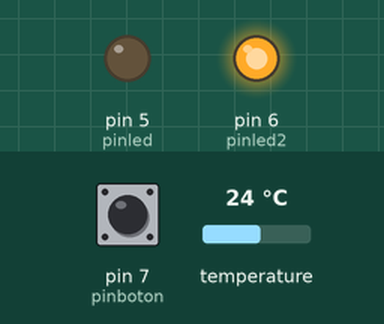
A sketch run on a simulated Arduino Uno, built with avr-gcc and run on an emulated ATmega328P. On the bench: output pins drawn as LEDs (lit = HIGH). The test bench sets the inputs (shaded band); at power-on: pin 7 (pinboton) LOW, temperature 24 °C. Storage starts empty.

Above: at 2.2 s.
2.3 s: pin 7 (pinboton) pulled HIGH for 0.15 s
At 2.8 s:
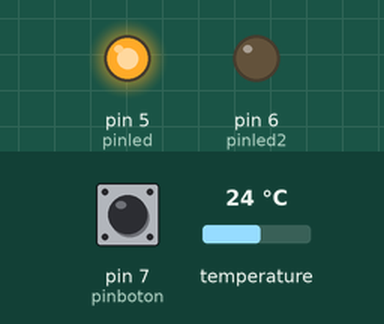
5.4 s: pin 7 (pinboton) pulled HIGH for 1 s
At 8.3 s:
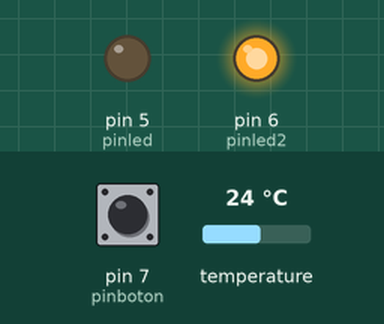
8.6 s: pin 7 (pinboton) pulled HIGH for 3.2 s
At 9.9 s:
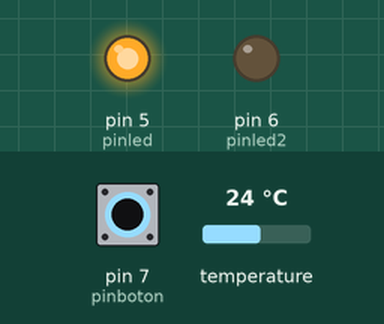
Timing chart, 0 to 13.6 s (numbered marks = the images above; inputs shaded):
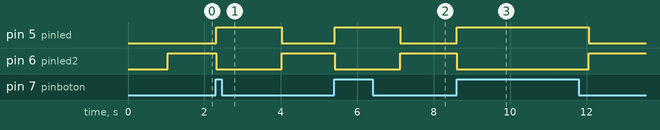

The sketch:

switchtempyalarma.ino
```cpp
#include <OneWire.h>
#include <DallasTemperature.h>
#include <SD.h>

File myFile;
OneWire ourWire(2);                //Se establece el pin 2  como bus OneWire
DallasTemperature sensors(&ourWire); //Se declara una variable u objeto para nuestro sensor

int pinled = 5;            //led leer temperaturas
int pinled2 = 6;           //led pausa lectura
int pinboton = 7;          //pin interruptor inicio/parar tomas
int valorboton = 0;
long intervalo = 1000;     //intervalo 1 seg entre medidas
long millisanteriores = 0; //variable para intervalos

float tempmin=100;
float tempmax=0;
float val=0;
int i;
void setup()
{

pinMode(5, OUTPUT);       //
pinMode(6, OUTPUT);       //pines leds y botones
pinMode(7, INPUT);        //


delay(1000);              //evitar error en primera lectura
Serial.begin(9600);
sensors.begin();          //Se inicia el sensor

if (!SD.begin(4))         //pin 4 como pin de comunicacion(NO USAR)
{
 return;
}
}


void loop()
{

  valorboton = digitalRead(pinboton);               //leemos el pulsador
if (valorboton == HIGH)                           //si el valor es alto
  {
    myFile = SD.open("datalog.txt", FILE_WRITE);    //abrimos  el archivo
    digitalWrite(pinled2, LOW);                     //apagamos led de pausa
    digitalWrite(pinled, HIGH);                     //encendemos led de lectura
    unsigned long millisactuales = millis();        //actualizamos el contador actual
    if(millisactuales - millisanteriores>intervalo) //diferencia del intervalo marcado
     {
      millisanteriores = millisactuales;
     if (myFile)
          {
            float media=0;
              myFile.print(" hora de medida ");

              myFile.print("; ");
           for(i=0;i<=1;i++)
            {
              sensors.requestTemperatures(); //Enviamos el comando para obtener la temperatura

              float val =  sensors.getTempCByIndex(i); // Almacenamos la temperatura en la variable val
              media=media+val;  //Vamos sumando para poder calcular la media de las temperaturas
              myFile.print(val);  //Mostramos por puerto serie el valor de la temperatura leida
              myFile.print(" ; ");

              if (val<tempmin)
              tempmin=val;
              if (val>tempmax)
              tempmax=val;
              delay(100);
            }
            myFile.println(" ");
                      //quite delay 1500
            }
            myFile.close();                       //cerramos el archivo

          }
    }
 else                                             //si el valor es bajo
 {
  digitalWrite(pinled2, HIGH);                    //encendemos el led de pausa
  digitalWrite(pinled, LOW);                     //apagamos el led de lectura
 }
}
```

Measured:
- after the input at 2.3 s, pin 5 (pinled): LOW → HIGH at once, → LOW 1.7 s later; pin 6 (pinled2): HIGH → LOW at once, → HIGH 1.7 s later
- after the input at 5.4 s, pin 5 (pinled): LOW → HIGH at once, → LOW 1.7 s later; pin 6 (pinled2): HIGH → LOW at once, → HIGH 1.7 s later
- after the input at 8.6 s, pin 5 (pinled): LOW → HIGH at once, → LOW 3.5 s later; pin 6 (pinled2): HIGH → LOW at once, → HIGH 3.5 s later
